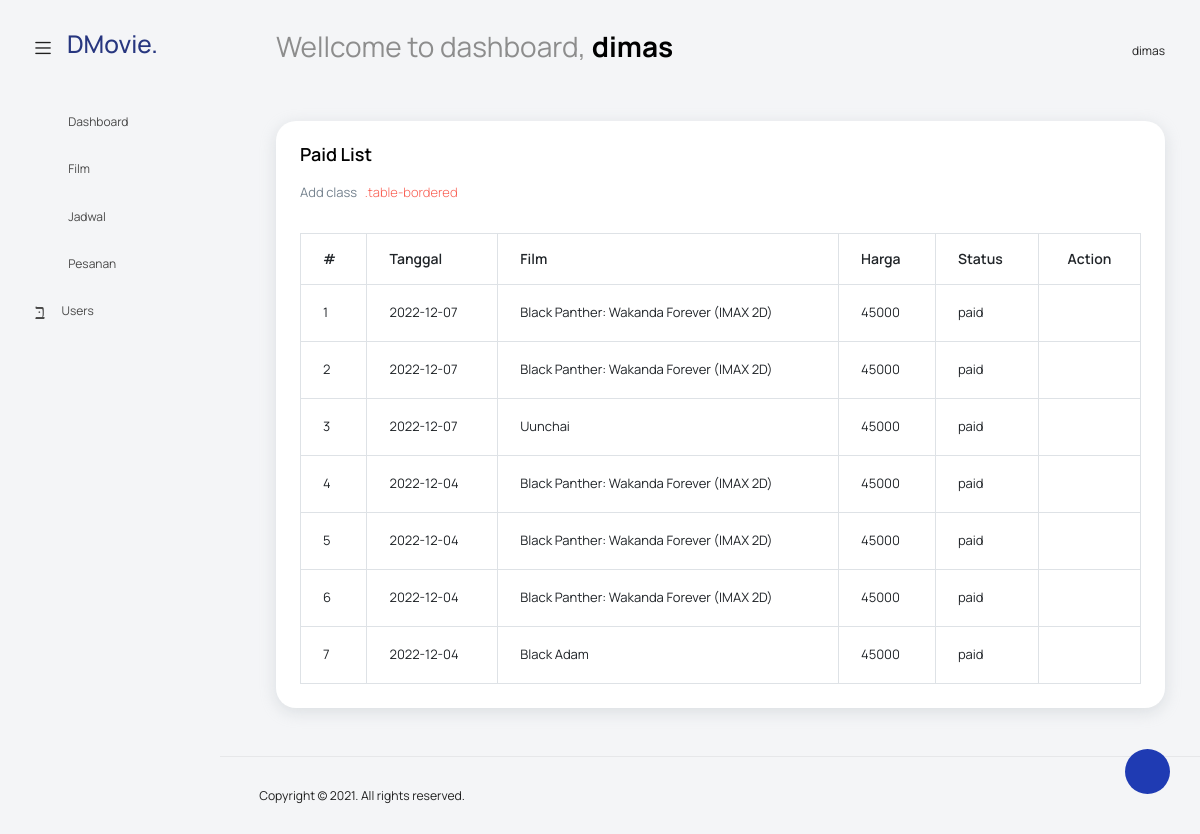
The page /super-admin/index.php?page=paid (signed in) on the database its author committed.
### tables this page shows
CREATE TABLE `pemesanan` (
  `id_pemesanan` int(11) NOT NULL,
  `id_user` int(11) NOT NULL,
  `id_film` int(11) NOT NULL,
  `id_jadwal` int(11) NOT NULL,
  `seat` enum('1','2','3','4','5','6','7','8','9','10','11','12','13','14','15','16','17','18','19','20') NOT NULL,
  `id_jam` int(11) NOT NULL,
  `id_studio` int(11) NOT NULL,
  `status` enum('paid','unpaid','proccess') NOT NULL
);

CREATE TABLE `jadwal` (
  `id_jadwal` int(11) NOT NULL,
  `tanggal` date NOT NULL
);

CREATE TABLE `film` (
  `id_film` int(11) NOT NULL,
  `judul` varchar(100) DEFAULT NULL,
  `genre` varchar(50) DEFAULT NULL,
  `durasi` varchar(50) DEFAULT NULL,
  `pemain` text DEFAULT NULL,
  `poster` text DEFAULT NULL,
  `sinopsis` text DEFAULT NULL,
  `harga` varchar(50) DEFAULT NULL,
  `kategory` enum('nowplaying','upcoming') NOT NULL
);

### super-admin/data-paid.php (the view, shortened to what this page needs)
<?php
$paidpage = isset($_GET["paidpage"]) ? $_GET["paidpage"] : "paid";
if ($paidpage === "detail") {
    detailData();
} else {
    getData();
}
function getData()
{
    $koneksi = getConnection();
    $query = mysqli_query($koneksi, "SELECT * FROM pemesanan JOIN film on pemesanan.id_film = film.id_film JOIN jadwal on pemesanan.id_jadwal = jadwal.id_jadwal WHERE `status`='paid'");
?>
    <div class="col-lg-12 grid-margin stretch-card">
        <div class="card">
            <div class="card-body">
                <h4 class="card-title">Paid List</h4>
                <p class="card-description">
                    Add class <code>.table-bordered</code>
                </p>
                <div class="table-responsive pt-3">
                    <table class="table table-bordered">
                        <thead>
                            <tr>
                                <th>#</th>
                                <th>Tanggal</th>
                                <th>Film</th>
                                <th>Harga</th>
                                <th>Status</th>
                                <th class="text-center">Action</th>
                            </tr>
                        </thead>
                        <tbody>
                            <?php
                            $no = 1;
                            while ($q = mysqli_fetch_array($query)) {
                            ?>
                                <tr>
                                    <td><?php echo $no++ ?></td>
                                    <td><?php echo $q["tanggal"] ?></td>
                                    <td><?php echo $q["judul"] ?></td>
                                    <td><?php echo $q["harga"] ?></td>
                                    <td><?php echo $q["status"] ?></td>
                                    <td>
                                        <div class="d-flex justify-content-center">
                                            <a href="?page=paid&paidpage=detail&id_pesan=<?php echo $q["id_pemesanan"] ?>"><i class="mdi mdi-eye " style="font-size: 20px;"></i></a>
                                        </div>
                                    </td>
                                </tr>
                            <?php
                            } ?>
                        </tbody>
                    </table>
                </div>
            </div>
        </div>
    </div>
<?php
}
?>

### rows shown on the page
pemesanan: id_jadwal.tanggal "2022-12-07", id_film.judul "Black Panther: Wakanda Forever (IMAX 2D)", id_film.harga "45000", status "paid"
pemesanan: id_jadwal.tanggal "2022-12-07", id_film.judul "Black Panther: Wakanda Forever (IMAX 2D)", id_film.harga "45000", status "paid"
pemesanan: id_jadwal.tanggal "2022-12-07", id_film.judul "Uunchai", id_film.harga "45000", status "paid"
pemesanan: id_jadwal.tanggal "2022-12-04", id_film.judul "Black Panther: Wakanda Forever (IMAX 2D)", id_film.harga "45000", status "paid"
pemesanan: id_jadwal.tanggal "2022-12-04", id_film.judul "Black Panther: Wakanda Forever (IMAX 2D)", id_film.harga "45000", status "paid"
pemesanan: id_jadwal.tanggal "2022-12-04", id_film.judul "Black Panther: Wakanda Forever (IMAX 2D)", id_film.harga "45000", status "paid"
pemesanan: id_jadwal.tanggal "2022-12-04", id_film.judul "Black Adam", id_film.harga "45000", status "paid"

### other values the page prints
$_SESSION['nama'] "dimas"
